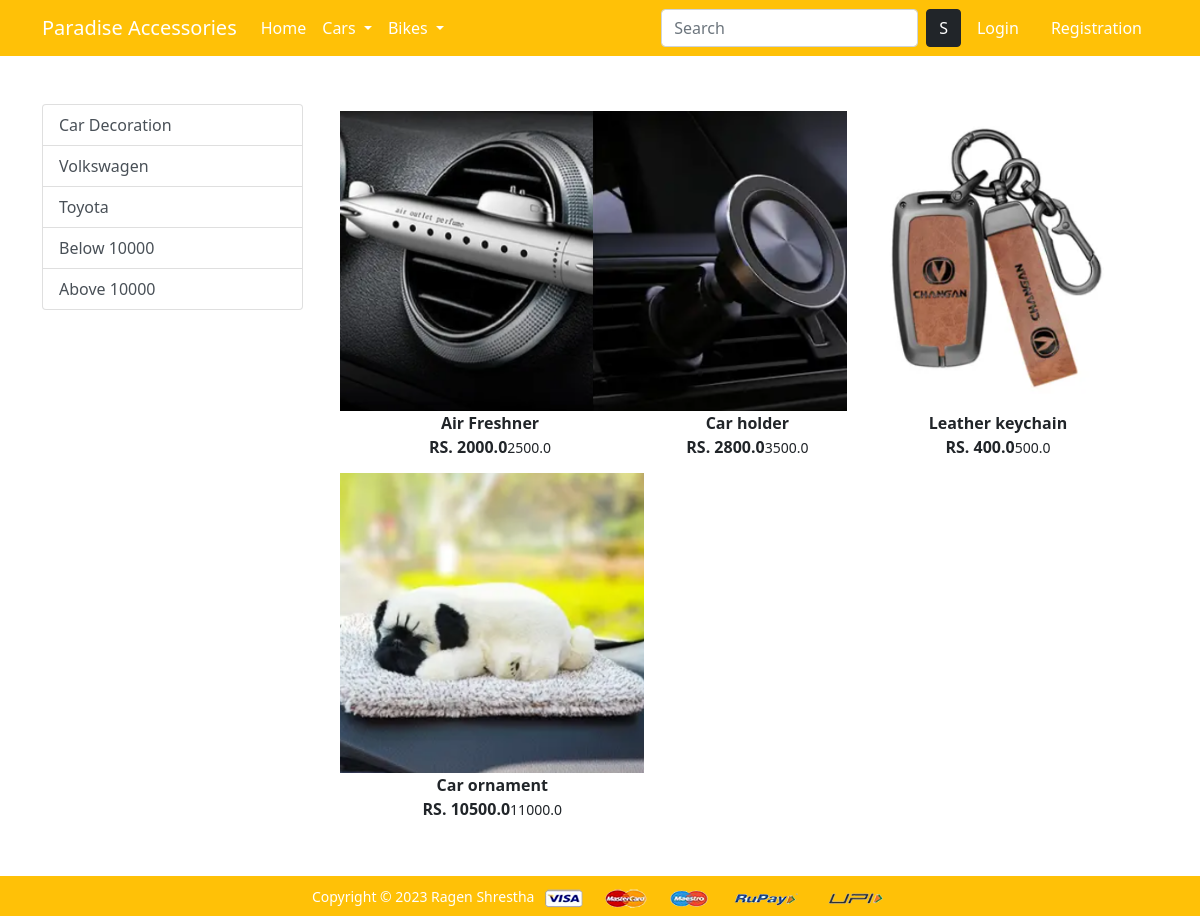
The page /cardecoration/ on the database its author committed.
### app/models.py (models this page shows, shortened)
class Product(models.Model):
    title = models.CharField(max_length=100)
    selling_price = models.FloatField()
    discounted_price = models.FloatField()
    description = models.TextField()
    brand = models.CharField(max_length=100)
    category = models.CharField(choices=CATEGORY_CHOICES, max_length=2)
    product_image = models.ImageField(upload_to='productimg')

### app/views.py (the view)
# urls.py: path('cardecoration/', views.cardecoration, name='cardecoration'),
def cardecoration(request , data=None):
    if data==None:
        cardecoration = Product.objects.filter(category='C')
    elif data =='Volkswagen' or data=='Toyota':
        cardecoration=Product.objects.filter(category='C').filter(brand=data)
    elif data== 'below':
        cardecoration=Product.objects.filter(category='C').filter(discounted_price__lt=10000)
    elif data== 'above':
        cardecoration=Product.objects.filter(category='C').filter(discounted_price__gt=10000)
    return render(request, 'app/cardecoration.html', {'cardecoration':cardecoration})

### app/templates/app/cardecoration.html (shortened to what this page needs)
{% extends 'app/base.html' %}
{% load static %}
{% block main-content %}
<div class="container my-5">
 <div class="row">
  <div class="col-sm-3">
      <div class="list-group">
        <a href="{% url 'cardecoration' %}" class="list-group-item list-group-item-action" aria-current="true">Car Decoration</a>
        <a href="{% url 'cardecorationdata' 'Volkswagen' %}" class="list-group-item list-group-item-action" aria-current="true">Volkswagen</a>
        <a href="{% url 'cardecorationdata' 'Toyota' %}" class="list-group-item list-group-item-action" aria-current="true">Toyota</a>
        <a href="{% url 'cardecorationdata' 'below' %}" class="list-group-item list-group-item-action" aria-current="true">Below 10000</a>
        <a href="{% url 'cardecorationdata' 'above' %}" class="list-group-item list-group-item-action" aria-current="true">Above 10000</a>
      </div>
    </div>
    <div class="col-sm-8">
        <div class="row">
            {% for product in cardecoration %}
            <div class="col-sm-4" text-center mb-4>
          <a href="{% url 'product-detail' product.id %}" class="btn">
              <div class="item">
                  <img src="{{product.product_image.url}}" alt="" height="300" class="">
                  <div class="fw-bold">{{product.title}}</div>
                  <div class="fw-bold">RS. {{product.discounted_price}}<small class="fw-light text-decoration-line-throgh">{{product.selling_price}}</small></div>
                </div>
            </a>
        </div>
      {% endfor %}
    </div>
  </div>
 </div>
</div>
{% endblock main-content %}

### rows shown on the page
Product: product_image (picture), title "Air Freshner", discounted_price "2000.0", selling_price "2500.0"
Product: product_image (picture), title "Car holder", discounted_price "2800.0", selling_price "3500.0"
Product: product_image (picture), title "Leather keychain", discounted_price "400.0", selling_price "500.0"
Product: product_image (picture), title "Car ornament", discounted_price "10500.0", selling_price "11000.0"
